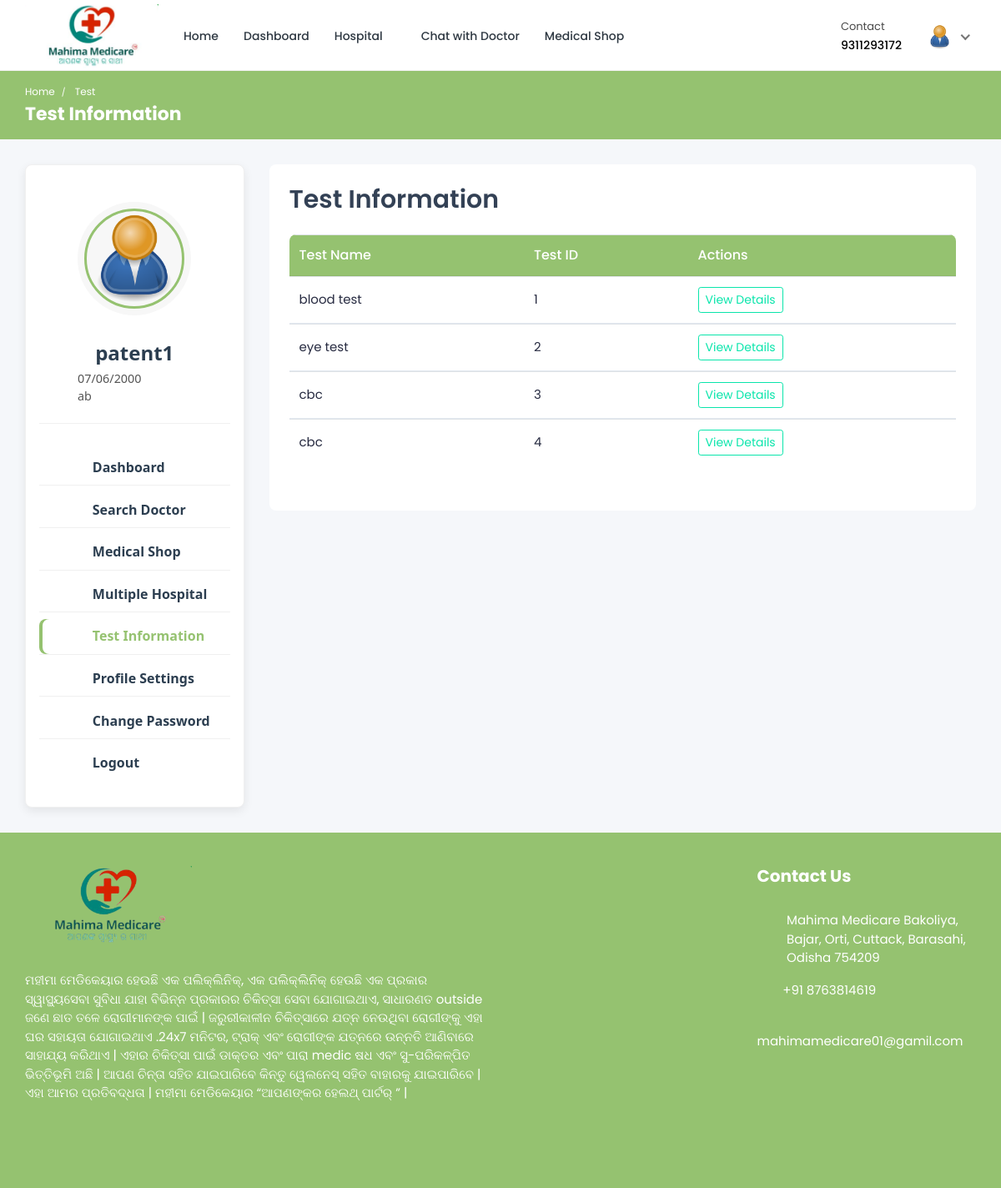
The app's page /doctor/doctor-test-list/ (signed in) with its own data.
### hospital/models.py (models this page shows, shortened)
class Patient(models.Model):
    patient_id = models.AutoField(primary_key=True)
    user = models.OneToOneField(User, on_delete=models.CASCADE, null=True, blank=True, related_name='patient')
    name = models.CharField(max_length=200, null=True, blank=True)
    username = models.CharField(max_length=200, null=True, blank=True)
    age = models.IntegerField(null=True, blank=True)
    email = models.EmailField(max_length=200, null=True, blank=True)
    phone_number = models.IntegerField(null=True, blank=True)
    address = models.CharField(max_length=200, null=True, blank=True)
    featured_image = models.ImageField(upload_to='patients/', default='patients/user-default.png', null=True, blank=True)
    blood_group = models.CharField(max_length=200, null=True, blank=True)
    history = models.CharField(max_length=200, null=True, blank=True)
    dob = models.CharField(max_length=200, null=True, blank=True)
    nid = models.CharField(max_length=200, null=True, blank=True)
    serial_number = models.CharField(max_length=200, null=True, blank=True)
    login_status = models.CharField(max_length=200, null=True, blank=True, default="offline")

### hospital_admin/models.py (models this page shows, shortened)
class Test_Information(models.Model):
    test_id = models.AutoField(primary_key=True)
    test_name = models.CharField(max_length=200, null=True, blank=True)
    test_price = models.CharField(max_length=200, null=True, blank=True)

### doctor/views.py (the view)
# urls.py: path('doctor-test-list/', views.doctor_test_list, name='doctor-test-list'),
@csrf_exempt
@login_required(login_url="login")
def doctor_test_list(request):
    if request.user.is_authenticated and request.user.is_doctor:
        doctor = Doctor_Information.objects.get(user=request.user)
        tests = Test_Information.objects.all
        context = {'doctor': doctor, 'tests': tests}
        return render(request, 'doctor-test-list.html', context)
    elif request.user.is_authenticated and request.user.is_patient:
        patient = Patient.objects.get(user=request.user)
        tests = Test_Information.objects.all
        context = {'patient': patient, 'tests': tests}
        return render(request, 'doctor-test-list.html', context)
    else:
        logout(request)
        messages.info(request, 'Not Authorized')
        return render(request, 'doctor-login.html')

### templates/doctor-test-list.html (shortened to what this page needs)
{% load static %}
<!DOCTYPE html>
<html lang="en">
<head>
  <link rel="stylesheet" href="{% static 'HealthStack-System/css/Normal/bootstrap.min.css' %}" />
  <link rel="stylesheet" href="{% static 'HealthStack-System/plugins/Normal/fontawesome/css/fontawesome.min.css' %}" />
  <link rel="stylesheet" href="{% static 'HealthStack-System/plugins/Normal/fontawesome/css/all.min.css' %}" />
  <link rel="stylesheet" href="{% static 'HealthStack-System/css/Normal/style.css' %}" />
</head>
<body>
{% if user.is_authenticated %}
  <div class="main-wrapper">
    <header class="header">
      {% if user.is_authenticated and user.is_patient %}
      {% include 'patient_navbar.html' %}
      {% endif %}
    </header>
    <div class="breadcrumb-bar py-3">
      <div class="container-fluid">
        <div class="row align-items-center">
          <div class="col-md-12 col-12">
            <nav aria-label="breadcrumb" class="page-breadcrumb">
              <ol class="breadcrumb">
                {% if user.is_authenticated and user.is_patient %}
                <li class="breadcrumb-item"><a href="{% url 'patient-dashboard' %}">Home</a></li>
                {% endif %}
                <li class="breadcrumb-item active" aria-current="page">
                  Test
                </li>
              </ol>
            </nav>
            <h2 class="breadcrumb-title">Test Information</h2>
          </div>
        </div>
      </div>
    </div>
    <div class="content">
      <div class="container-fluid">
        <div class="row">
          <div class="col-md-5 col-lg-4 col-xl-3 theiaStickySidebar">
            <div class="sidebar">
              {% if user.is_authenticated and user.is_patient %}
              {% include 'patient-sidebar.html' %}
              {% endif %}
            </div>
          </div>
          <div class="col-md-7 col-lg-8 col-xl-9">
            <div class="card">
              <div class="card-body">
                <div class="row">
                  <div class="col-md-12">
                    <h2 class="mb-4 text-center">Test Information</h2>
                    <div class="appointment-tab">
                      <div class="tab-pane show active" id="today-appointments">
                        <div class="table-responsive">
                          <table class="table table-hover table-center mb-0">
                            <thead>
                              <tr>
                                <th>Test Name</th>
                                <th>Test ID</th>
                                <th>Actions</th>
                              </tr>
                            </thead>
                            <tbody>
                              {% for t in tests %}
                              <tr>
                                <td>{{t.test_name}}</td>
                                <td>{{t.test_id}}</td>
                                <td>
                                  <button class="btn btn-sm btn-outline-primary">View Details</button>
                                </td>
                              </tr>
                              {% endfor %}
                            </tbody>
                          </table>
                        </div>
                      </div>
                    </div>
                  </div>
                </div>
              </div>
            </div>
          </div>
        </div>
      </div>
    </div>
    {% include 'footer.html' %}
  </div>
{% endif %}
</body>
</html>

### templates/patient_navbar.html (shortened to what this page needs)
{% load static %}
<nav class="navbar navbar-expand-lg header-nav">
  <div class="navbar-header">
    <a href="{% url 'hospital_home'%}" class="navbar-brand logo">
      <img
        src="{% static 'HealthStack-System/images/Normal/logo.png' %}"
        class="img-fluid"
        alt="Logo"
      />
    </a>
  </div>
  <div class="main-menu-wrapper">
    <ul class="main-nav">
      <li>
        <a href="{% url 'hospital_home'%}">Home</a>
      </li>
      <li>
        <a href="{% url 'patient-dashboard' %}">Dashboard</a>
      </li>
      <li class="has-submenu">
        <a href="#">Hospital <i class="fas fa-chevron-down"></i></a>
      </li>
      {% if user.is_authenticated and user.is_patient %}
      <li>
        <a href="{% url 'chat-home' pk=user.id %}">Chat with Doctor</a>
      </li>
      {% endif %}
      <li>
        <a href="{% url 'pharmacy_shop' %}">Medical Shop</a>
      </li>
    </ul>
  </div>
  <ul class="nav header-navbar-rht">
    <li class="nav-item contact-item">
      <div class="header-contact-img">
        <i class="far fa-hospital"></i>
      </div>
      <div class="header-contact-detail">
        <p class="contact-header">Contact</p>
        <p class="contact-info-header">{{patient.phone_number}}</p>
      </div>
    </li>
    <li class="nav-item dropdown has-arrow logged-item">
      <a href="#" class="dropdown-toggle nav-link" data-toggle="dropdown">
        <span class="user-img">
          <img
            class="rounded-circle"
            src="{{patient.featured_image.url}}"
            width="31"
            alt="Richard Wilson"
          />
        </span>
      </a>
    </li>
  </ul>
</nav>

### templates/patient-sidebar.html (shortened to what this page needs)
{% load static %}
<div class="profile-sidebar">
  <div class="widget-profile pro-widget-content">
    <div class="profile-info-widget">
      <a href="#" class="booking-doc-img">
        <img src="{{ patient.featured_image.url }}" alt="User Image" loading="lazy" />
      </a>
      <div class="profile-det-info">
        <h3>{{ patient.name }}</h3>
        <div class="patient-details">
          <h5>
            <i class="fas fa-birthday-cake"></i> {{ patient.dob }}
          </h5>
          <h5>
            <i class="fas fa-map-marker-alt"></i> {{ patient.address }}
          </h5>
        </div>
      </div>
    </div>
  </div>
  <nav class="dashboard-menu sidebar">
    <ul>
      <li class="{% if request.resolver_match.url_name == 'patient-dashboard' %}active{% endif %}">
        <a href="{% url 'patient-dashboard' %}">
          <i class="fas fa-columns"></i>
          <span>Dashboard</span>
        </a>
      </li>
      <li class="{% if request.resolver_match.url_name == 'search' %}active{% endif %}">
        <a href="{% url 'search' %}">
          <i class="fas fa-user-md"></i>
          <span>Search Doctor</span>
        </a>
      </li>
      <li class="{% if request.resolver_match.url_name == 'pharmacy_shop' %}active{% endif %}">
        <a href="{% url 'pharmacy_shop' %}">
          <i class="fas fa-capsules"></i>
          <span>Medical Shop</span>
        </a>
      </li>
      <li class="{% if request.resolver_match.url_name == 'multiple-hospital' %}active{% endif %}">
        <a href="{% url 'multiple-hospital' %}">
          <i class="fas fa-hospital"></i>
          <span>Multiple Hospital</span>
        </a>
      </li>
      <li class="{% if request.resolver_match.url_name == 'doctor-test-list' %}active{% endif %}">
        <a href="{% url 'doctor-test-list' %}" target="_blank">
          <i class="fas fa-hourglass-start"></i>
          <span>Test Information</span>
        </a>
      </li>
      <li class="{% if request.resolver_match.url_name == 'profile-settings' %}active{% endif %}">
        <a href="{% url 'profile-settings' %}">
          <i class="fas fa-user-cog"></i>
          <span>Profile Settings</span>
        </a>
      </li>
      <li class="{% if request.resolver_match.url_name == 'change-password' %}active{% endif %}">
        <a href="{% url 'change-password' pk=user.id %}">
          <i class="fas fa-lock"></i>
          <span>Change Password</span>
        </a>
      </li>
      <li>
        <a href="#" id="logout-link">
          <i class="fas fa-sign-out-alt"></i>
          <span>Logout</span>
        </a>
      </li>
    </ul>
  </nav>
</div>

### templates/footer.html (shortened to what this page needs)
{% load static %}
<footer class="footer" style="background-color: #95C270; color: #1A1A1A !important;">
  <div class="footer-top">
    <div class="container-fluid">
      <div class="row">
        <div class="col-lg-6 col-md-6">
          <div class="footer-widget footer-about">
            <div class="footer-logo">
              <img
                src="{% static 'HealthStack-System/images/Normal/footer_logo1.png' %}"
                alt="logo"
                style="width: 200px; height: auto;"
              />
            </div>
            <div class="footer-about-content">
              <p>
                ମହୀମା ମେଡିକେୟାର ହେଉଛି ଏକ ପଲିକ୍ଲିନିକ୍, ଏକ ପଲିକ୍ଲିନିକ୍ ହେଉଛି ଏକ ପ୍ରକାର ସ୍ୱାସ୍ଥ୍ୟସେବା ସୁବିଧା ଯାହା ବିଭିନ୍ନ ପ୍ରକାରର ଚିକିତ୍ସା ସେବା ଯୋଗାଇଥାଏ, ସାଧାରଣତ outside ଜଣେ ଛାତ ତଳେ ରୋଗୀମାନଙ୍କ ପାଇଁ | ଜରୁରୀକାଳୀନ ଚିକିତ୍ସାରେ ଯତ୍ନ ନେଉଥିବା ରୋଗୀଙ୍କୁ ଏହା ଘର ସହାୟତା ଯୋଗାଇଥାଏ .24x7 ମନିଟର, ଟ୍ରାକ୍ ଏବଂ ରୋଗୀଙ୍କ ଯତ୍ନରେ ଉନ୍ନତି ଆଣିବାରେ ସାହାଯ୍ୟ କରିଥାଏ | ଏହାର ଚିକିତ୍ସା ପାଇଁ ଡାକ୍ତର ଏବଂ ପାରା medic ଷଧ ଏବଂ ସୁ-ପରିକଳ୍ପିତ ଭିତ୍ତିଭୂମି ଅଛି | ଆପଣ ଚିନ୍ତା ସହିତ ଯାଇପାରିବେ କିନ୍ତୁ ୱେଲନେସ୍ ସହିତ ବାହାରକୁ ଯାଇପାରିବେ | ଏହା ଆମର ପ୍ରତିବଦ୍ଧତା | ମହୀମା ମେଡିକେୟାର “ଆପଣଙ୍କର ହେଲଥ୍ ପାର୍ଟର୍ ” |
              </p>
              <br>
              <div class="social-icon">
                <ul>
                  <li>
                    <a href="https://www.facebook.com/share/16vgeD3fZd/" target="_blank">
                      <i class="fab fa-facebook-f"></i>
                    </a>
                  </li>
                  <li>
                    <a href="https://www.instagram.com/mahima_medicare/?utm_source=qr&igsh=MWVvcDNzMGF2cjQ5NQ%3D%3D#" target="_blank">
                      <i class="fab fa-instagram"></i>
                    </a>
                  </li>
                </ul>
              </div>
            </div>
          </div>
        </div>
        <div class="col-lg-3 col-md-6">
        </div>
        <div class="col-lg-3 col-md-6">
          <div class="footer-widget footer-contact">
            <h2 class="footer-title">Contact Us</h2>
            <div class="footer-contact-info">
              <div class="footer-address">
                <span><i class="fas fa-map-marker-alt"></i></span>
                <p>
                  Mahima Medicare Bakoliya, Bajar, Orti, Cuttack, Barasahi, Odisha 754209
                </p>
              </div>
              <p>
                <i class="fas fa-phone-alt"></i>
                +91 8763814619
              </p>
              <p class="mb-0">
                <i class="fas fa-envelope"></i>
                mahimamedicare01@gamil.com
              </p>
            </div>
          </div>
        </div>
      </div>
    </div>
  </div>
</footer>

### templates/doctor-test-list.html (style rules this page uses)
:root { --primary-green: #95C270; --primary-green-dark: #7ab34f; --text-dark: #333; --text-muted: #666; --bg-light: #fff; --border-light: #eaeaea; --shadow-light: rgba(0, 0, 0, 0.05); --transition: all 0.3s ease; }
body { font-family: 'Poppins', sans-serif; background-color: #f5f7fa; color: #334155; }
.header { box-shadow: var(--box-shadow); background: white; }
.breadcrumb-bar { background:var(--primary-green); color: white; }
.breadcrumb { background: transparent; padding: 0; }
.breadcrumb-item a { color: rgba(255, 255, 255, 0.8); }
.breadcrumb-item.active { color: white; }
.breadcrumb-title { color: white; font-weight: 600; margin-top: 0.5rem; }
.card { border: none; border-radius: var(--border-radius); box-shadow: var(--box-shadow); transition: var(--transition); }
.table-responsive { border-radius: var(--border-radius); overflow: hidden; }
table { border-collapse: separate; border-spacing: 0; }
thead { background: var(--primary-green); color: white; }
th { padding: 1rem; font-weight: 500; font-size: 1rem !important; }
td { padding: 1rem; border-bottom: 1px solid #e2e8f0; vertical-align: middle; }
tr:last-child td { border-bottom: none; }
h2 { color: var(--text-darkr); font-weight: 600; margin-bottom: 2rem; position: relative; display: inline-block; }
h2:after { content: ''; position: absolute; bottom: -10px; left: 50%; transform: translateX(-50%); width: 80px; height: 4px; border-radius: 2px; }

### templates/patient-sidebar.html (style rules this page uses)
:root { --primary-color: #95C270; --text-color: #2c3e50; --bg-color: #fff; --hover-bg-color: #e6f0c8; --border-radius: 8px; --transition-speed: 0.3s; }
.profile-sidebar { background: var(--bg-color); border-radius: var(--border-radius); box-shadow: 0 4px 12px rgb(0 0 0 / 0.08); padding: 1.5rem 1rem; max-width: 400px; font-family: 'Segoe UI', Tahoma, Geneva, Verdana, sans-serif; }
.widget-profile { text-align: center; margin-bottom: 2rem; }
.booking-doc-img img { width: 110px; height: 110px; object-fit: cover; border-radius: 50%; border: 3px solid var(--primary-color); transition: transform var(--transition-speed); }
.profile-det-info h3 { margin-top: 1rem; margin-bottom: 0.5rem; font-weight: 700; font-size: 1.5rem; color: var(--text-color); }
.patient-details h5 { color: #555; font-weight: 500; font-size: 0.9rem; margin: 0.2rem 0; display: flex; align-items: center; gap: 0.5rem; }
.patient-details h5 i { color: var(--primary-color); font-size: 1.1rem; }
.dashboard-menu.sidebar ul { list-style: none; padding: 0; margin: 0; }
.dashboard-menu.sidebar ul li { margin-bottom: 0.5rem; }
.dashboard-menu.sidebar ul li a { display: flex; align-items: center; gap: 0.8rem; padding: 0.65rem 1rem; border-radius: var(--border-radius); color: var(--text-color); font-weight: 600; font-size: 1rem; text-decoration: none; transition: background-color var(--transition-speed), color var(--transition-speed); }
.dashboard-menu.sidebar ul li a i { font-size: 1.3rem; width: 25px; text-align: center; color: var(--primary-color); }
.dashboard-menu.sidebar ul li.active > a { background-color: var(--active-bg-color); color: var(--primary-color) !important; box-shadow: inset 4px 0 0 var(--primary-color); }

### templates/footer.html (style rules this page uses)
.footer, .footer p, .footer h2, .footer a, .footer i { color: #ffffff !important; }

### records on screen
Patient: phone_number "9311293172", featured_image (placeholder picture), name "patent1", dob "07/06/2000", address "ab"
Test_Information: test_name "blood test", test_id "1"
Test_Information: test_name "eye test", test_id "2"
Test_Information: test_name "cbc", test_id "3"
Test_Information: test_name "cbc", test_id "4"
